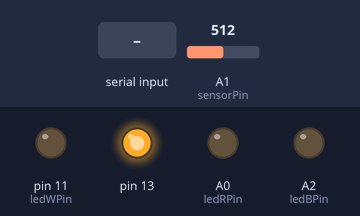
Simulated run of this sketch. Board: Arduino Uno, built with avr-gcc and run on an emulated ATmega328P. Parts: output pins drawn as LEDs (lit = HIGH). The test bench sets the inputs (shaded band); at power-on: A1 (sensorPin) = 512. What the sketch prints to the serial monitor is not drawn.

Above: at 0.1 s.
At 11.2 s:
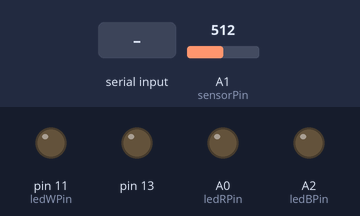
11.3 s: "90,45,200\n" received over Serial
13.8 s: "90,45\n" received over Serial
Timing chart, 0 to 16.8 s (numbered marks = the images above; inputs shaded):
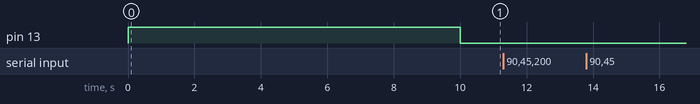

The sketch:

multiCommandTest.ino
```cpp
#define INPUT_SIZE 30
const int ledWPin = 11;
const int sensorPin = A1;
const int ledRPin = A0;
const int ledBPin = A2;

// variables:
int sensorValue = 0;         // the sensor value
int sensorMin = 0;        // minimum sensor value
int sensorMax = 0;           // maximum sensor value

// LED power
int powerRLed = 0;
int powerBLed = 0;
int powerWLED = 0;

void setup() {
  Serial.begin(9600);
  pinMode(ledWPin, OUTPUT); // Represent indoor light
  pinMode(ledRPin, OUTPUT); // Represent heating
  pinMode(ledBPin, OUTPUT); // Represent cooling

  /*Calibration for Ambient sensor*/
  // turn on LED to signal the start of the calibration period:
  pinMode(13, OUTPUT);
  digitalWrite(13, HIGH);

  // calibrate during the first five seconds
  while (millis() < 10000) {
    sensorValue = analogRead(sensorPin);
    //Make an Inverse proportion relation.
    // The Smaller the signal is, the brighter the light is.
    if (sensorValue <0){
      sensorValue = 1;
    }
    sensorValue = 1000/sensorValue;
    // record the maximum sensor value
    if (sensorValue > sensorMax) {
      sensorMax = sensorValue;
    }

    // record the minimum sensor value
    if (sensorValue < sensorMin) {
      sensorMin = sensorValue;
    }
  }

  // signal the end of the calibration period
  digitalWrite(13, LOW);
  /*Calibration Finisehd*/

}
//input = 1:90&2:80&3:180
// parse into servoId : Position & servoId : Position & servoId : Position
void loop() {
  char input[INPUT_SIZE + 1];
  if(Serial.available() > 0){
    byte size = Serial.readBytes(input, INPUT_SIZE); // size of input
    input[size] = 0;
    Serial.println(size);
    char* command = strtok(input, "&"); //split into substring
    Serial.println(command);
    while (command != 0)
    {
        // Split the command in two values
        char* separator = strchr(command, ':'); //search character
        Serial.println(separator);
        if (separator != 0)
        {
            // Actually split the string in 2: replace ':' with 0
            *separator = 0;
            int sensorId = atoi(command); // String to int
            ++separator;
            double value = atoi(separator);

            // Do something with sensorId and value
            //1 = Door open, 2=Heating, 3=Cooling, 4=Lighting
            if (sensorId == 1){
              Serial.println("Door");
            }else if(sensorId == 2){
              Serial.println("Heating");
              powerRLed = value;
            }else if(sensorId == 3){
              Serial.println("Cooling");
              powerBLed = value;
            }else if(sensorId == 4){
              Serial.println("Lighting");

            }else if(sensorId ==0){
              Serial.println("Ready");
            }
        }
        // Find the next command in input string
        command = strtok(0, "&");
    }


  }// end if
    //Handle LED power
    digitalWrite( ledRPin, HIGH );
    delay( powerRLed );
    digitalWrite( ledRPin, LOW );
    delay( 10-powerRLed );

    //Handle LED power
    digitalWrite( ledBPin, HIGH );
    delay( powerBLed );
    digitalWrite( ledBPin, LOW );
    delay( 10-powerBLed );
}
```
